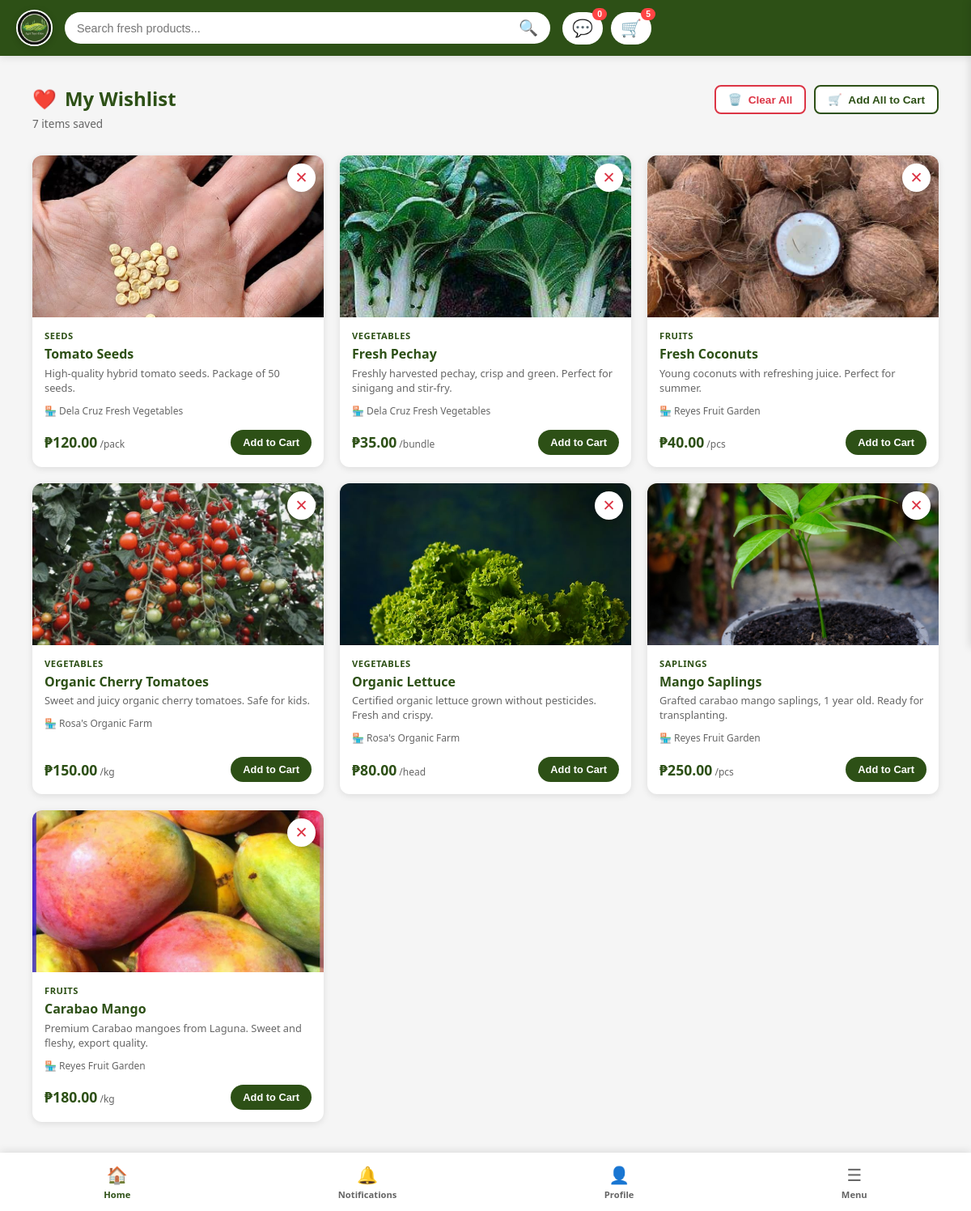
The page /public/marketplace/wishlist (signed in) on the database its author committed.
### tables this page shows
CREATE TABLE `wishlist` (
  `wishlistID` int(11) NOT NULL,
  `buyerID` int(11) NOT NULL,
  `productID` int(11) NOT NULL,
  `added_at` timestamp NOT NULL DEFAULT current_timestamp()
);

CREATE TABLE `product_images` (
  `imageID` int(11) NOT NULL,
  `productID` int(11) NOT NULL,
  `image_path` varchar(500) NOT NULL,
  `is_main` tinyint(1) DEFAULT 0,
  `image_order` tinyint(1) DEFAULT 1,
  `file_size_kb` int(11) DEFAULT NULL,
  `uploaded_at` timestamp NOT NULL DEFAULT current_timestamp()
);

CREATE TABLE `categories` (
  `categoryID` int(11) NOT NULL,
  `category` varchar(100) NOT NULL,
  `image_url` varchar(500) DEFAULT NULL
);

CREATE TABLE `products` (
  `productID` int(11) NOT NULL,
  `shopID` int(11) DEFAULT NULL,
  `sellerID` int(11) NOT NULL,
  `categoryID` int(11) NOT NULL,
  `product_name` varchar(100) NOT NULL,
  `description` text DEFAULT NULL,
  `price` decimal(10,2) NOT NULL,
  `stock_quantity` int(11) NOT NULL DEFAULT 0,
  `reserved_quantity` int(11) DEFAULT 0,
  `low_stock_threshold` int(11) DEFAULT 5,
  `unit` varchar(50) DEFAULT NULL,
  `is_available` tinyint(1) DEFAULT 1,
  `created_at` timestamp NOT NULL DEFAULT current_timestamp(),
  `updated_at` timestamp NOT NULL DEFAULT current_timestamp() ON UPDATE current_timestamp()
);

CREATE TABLE `shops` (
  `shopID` int(11) NOT NULL,
  `sellerID` int(11) NOT NULL,
  `shop_name` varchar(255) NOT NULL,
  `shop_slug` varchar(255) NOT NULL,
  `shop_description` text DEFAULT NULL,
  `shop_logo` varchar(500) DEFAULT NULL,
  `shop_banner` varchar(500) DEFAULT NULL,
  `farm_location` text DEFAULT NULL,
  `business_hours` varchar(255) DEFAULT NULL,
  `contact_number` varchar(20) DEFAULT NULL,
  `rating` decimal(3,2) DEFAULT 0.00,
  `total_products` int(11) DEFAULT 0,
  `total_orders` int(11) DEFAULT 0,
  `total_reviews` int(11) DEFAULT 0,
  `balance` decimal(10,2) DEFAULT 0.00,
  `total_earned` decimal(10,2) DEFAULT 0.00,
  `total_withdrawn` decimal(10,2) DEFAULT 0.00,
  `atm_card_number` varchar(50) DEFAULT NULL,
  `atm_card_issued_at` timestamp NULL DEFAULT NULL,
  `is_verified` tinyint(1) DEFAULT 0,
  `is_active` tinyint(1) DEFAULT 1,
  `created_at` timestamp NOT NULL DEFAULT current_timestamp(),
  `updated_at` timestamp NOT NULL DEFAULT current_timestamp() ON UPDATE current_timestamp()
);

### app/views/profile/buyer/wishlists.php (the view, shortened to what this page needs)
<?php
$userId = $_SESSION['user_id'];
$db = new Database();
$conn = $db->connect();
$sql = "
    SELECT
        w.wishlistID,
        w.productID,
        w.added_at,
        p.product_name,
        p.description,
        p.price,
        p.unit,
        p.stock_quantity,
        p.reserved_quantity,
        p.is_available,
        p.shopID,
        c.category AS category_name,
        s.shop_name,
        s.shop_slug,
        pi.image_path AS primary_image
    FROM wishlist w
    INNER JOIN products p ON w.productID = p.productID
    INNER JOIN categories c ON p.categoryID = c.categoryID
    INNER JOIN shops s ON p.shopID = s.shopID
    LEFT JOIN product_images pi ON p.productID = pi.productID AND pi.image_order = 0
    WHERE w.buyerID = :buyerId
    ORDER BY w.added_at DESC
";
try {
    $stmt = $conn->prepare($sql);
    $stmt->bindParam(':buyerId', $userId, PDO::PARAM_INT);
    $stmt->execute();
    $wishlistItems = $stmt->fetchAll(PDO::FETCH_ASSOC);
} catch (PDOException $e) {
    error_log("Error fetching wishlist: " . $e->getMessage());
    $wishlistItems = [];
}
?>
<!DOCTYPE html>
<html lang="en">
<head>
    <link rel="stylesheet" href="<?php echo BASE_URL; ?>css/responsive.css">
    <link rel="stylesheet" href="<?php echo BASE_URL; ?>css/marketplace/marketplace.css">
    <link rel="stylesheet" href="<?php echo BASE_URL; ?>css/marketplace/wishlist.css">
</head>
<body>
    <?php include BASE_PATH . '/app/views/marketplace/topmarketnav.php'; ?>
    <main class="main-content">
        <div class="wishlist-container">
            <div class="wishlist-header">
                <div class="header-content">
                    <h1 class="page-title">
                        <span class="title-icon">❤️</span>
                        My Wishlist
                    </h1>
                    <p class="page-subtitle" id="wishlistSubtitle">
                        <?php echo count($wishlistItems); ?> item<?php echo count($wishlistItems) !== 1 ? 's' : ''; ?> saved
                    </p>
                </div>
                <?php if (count($wishlistItems) > 0): ?>
                    <div class="header-actions">
                        <button class="action-btn clear-all-btn" id="clearAllBtn">
                            <span>🗑️</span> Clear All
                        </button>
                        <button class="action-btn add-all-cart-btn" id="addAllCartBtn">
                            <span>🛒</span> Add All to Cart
                        </button>
                    </div>
                <?php endif; ?>
            </div>
            <?php if (count($wishlistItems) > 0): ?>
                <div class="wishlist-grid" id="wishlistGrid">
                    <?php foreach ($wishlistItems as $item):
                        $availableStock = max(0, $item['stock_quantity'] - ($item['reserved_quantity'] ?? 0));
                        $isAvailable = $item['is_available'] && $availableStock > 0;
                    ?>
                        <div class="wishlist-card"
                             data-wishlist-id="<?php echo (int)$item['wishlistID']; ?>"
                             data-product-id="<?php echo (int)$item['productID']; ?>">
                            <div class="wishlist-image">
                                <img src="<?php echo htmlspecialchars($item['primary_image'] ?: BASE_URL . 'images/default-product.jpg'); ?>"
                                     alt="<?php echo htmlspecialchars($item['product_name']); ?>"
                                     loading="lazy">
                                <button class="remove-btn"
                                        title="Remove from wishlist"
                                        aria-label="Remove from wishlist"
                                        data-action="remove">
                                    ✕
                                </button>
                            </div>
                            <div class="wishlist-info">
                                <div class="product-category">
                                    <?php echo htmlspecialchars($item['category_name']); ?>
                                </div>
                                <h3 class="wishlist-product-name">
                                    <?php echo htmlspecialchars($item['product_name']); ?>
                                </h3>
                                <p class="wishlist-description">
                                    <?php echo htmlspecialchars(substr($item['description'] ?? '', 0, 100)); ?>
                                </p>
                                <div class="wishlist-shop-info">
                                    🏪 <?php echo htmlspecialchars($item['shop_name']); ?>
                                </div>
                                <div class="wishlist-footer">
                                    <div class="price-section">
                                        <span class="wishlist-price">₱<?php echo number_format($item['price'], 2); ?></span>
                                        <span class="price-unit">/<?php echo htmlspecialchars($item['unit']); ?></span>
                                    </div>
                                    <?php if ($isAvailable): ?>
                                        <button class="wishlist-add-cart-btn"
                                                data-action="add-to-cart">
                                            Add to Cart
                                        </button>
                                    <?php else: ?>
                                        <button class="wishlist-add-cart-btn disabled" disabled>
                                            Unavailable
                                        </button>
                                    <?php endif; ?>
                                </div>
                            </div>
                        </div>
                    <?php endforeach; ?>
                </div>
            <?php endif; ?>
        </div>
    </main>
    <?php include BASE_PATH . '/app/views/marketplace/marketnav.php'; ?>
</body>
</html>

### public/css/marketplace/marketplace.css (style rules this page uses)
* { margin: 0; padding: 0; box-sizing: border-box; }
body { font-family: 'Segoe UI', Tahoma, Geneva, Verdana, sans-serif; background: #f5f5f5; }
.main-content { margin-top: 65px; margin-bottom: 70px; padding: 20px; }

### public/css/marketplace/wishlist.css (style rules this page uses)
.wishlist-container { max-width: 1400px; margin: 0 auto; padding: 20px; }
.wishlist-header { display: flex; justify-content: space-between; align-items: flex-start; margin-bottom: 30px; gap: 20px; }
.header-content { flex: 1; }
.page-title { font-size: 1.5rem; color: #2d5016; margin: 0 0 5px 0; display: flex; align-items: center; gap: 10px; font-weight: 700; }
.title-icon { font-size: 1.5rem; animation: heartbeat 1.5s ease-in-out infinite; }
.page-subtitle { color: #666; font-size: 0.85rem; margin: 0; }
.header-actions { display: flex; gap: 10px; flex-wrap: wrap; }
.action-btn { display: flex; align-items: center; gap: 8px; padding: 8px 15px; border: 2px solid #e0e0e0; background: white; border-radius: 8px; font-size: 0.85rem; font-weight: 600; cursor: pointer; transition: all 0.3s; white-space: nowrap; }
.clear-all-btn { color: #dc3545; border-color: #dc3545; }
.add-all-cart-btn { color: #2d5016; border-color: #2d5016; }
.wishlist-grid { display: grid; grid-template-columns: repeat(4, 1fr); gap: 20px; }
.wishlist-card { background: white; border-radius: 12px; overflow: hidden; box-shadow: 0 2px 8px rgba(0, 0, 0, 0.1); transition: all 0.3s; display: flex; flex-direction: column; position: relative; }
.wishlist-image { position: relative; width: 100%; height: 200px; overflow: hidden; background: #f5f5f5; }
.wishlist-image img { width: 100%; height: 100%; object-fit: cover; transition: transform 0.3s ease; }
.remove-btn { position: absolute; top: 10px; right: 10px; width: 35px; height: 35px; border-radius: 50%; background: white; border: none; font-size: 1.2rem; color: #dc3545; cursor: pointer; display: flex; align-items: center; justify-content: center; transition: all 0.3s; z-index: 10; box-shadow: 0 2px 8px rgba(0, 0, 0, 0.2); }
.wishlist-info { padding: 15px; display: flex; flex-direction: column; gap: 5px; flex: 1; }
.product-category { font-size: 0.7rem; color: #2d5016; font-weight: 600; text-transform: uppercase; letter-spacing: 0.5px; }
.wishlist-product-name { font-size: 1rem; font-weight: 600; color: #2d5016; margin: 0; line-height: 1.3; overflow: hidden; text-overflow: ellipsis; display: -webkit-box; -webkit-box-orient: vertical; }
.wishlist-description { font-size: 0.8rem; color: #666; line-height: 1.4; margin: 0; overflow: hidden; text-overflow: ellipsis; display: -webkit-box; -webkit-box-orient: vertical; }
.wishlist-shop-info { font-size: 0.75rem; color: #666; display: flex; align-items: center; gap: 5px; margin-top: 5px; font-weight: 500; }
.wishlist-footer { display: flex; justify-content: space-between; align-items: center; gap: 10px; margin-top: auto; padding-top: 10px; }
.price-section { display: flex; align-items: baseline; gap: 3px; }
.wishlist-price { font-size: 1.1rem; font-weight: 700; color: #2d5016; }
.price-unit { font-size: 0.75rem; color: #666; }
.wishlist-add-cart-btn { background: #2d5016; color: white; border: none; padding: 8px 15px; border-radius: 20px; font-size: 0.8rem; font-weight: 600; cursor: pointer; transition: all 0.3s; white-space: nowrap; }
@media (max-width: 1200px) { .wishlist-grid { grid-template-columns: repeat(3, 1fr); } }

### rows shown on the page
wishlist: product_images.image_path (picture), categories.category "SEEDS", productID.product_name "Tomato Seeds", productID.description "High-quality hybrid tomato seeds. Package of 50 seeds.", shops.shop_name "Dela Cruz Fresh Vegetables", productID.price "120.00", productID.unit "pack"
wishlist: product_images.image_path (picture), categories.category "VEGETABLES", productID.product_name "Fresh Pechay", productID.description "Freshly harvested pechay, crisp and green. Perfect for sinigang and stir-fry.", shops.shop_name "Dela Cruz Fresh Vegetables", productID.price "35.00", productID.unit "bundle"
wishlist: product_images.image_path (picture), categories.category "FRUITS", productID.product_name "Fresh Coconuts", productID.description "Young coconuts with refreshing juice. Perfect for summer.", shops.shop_name "Reyes Fruit Garden", productID.price "40.00", productID.unit "pcs"
wishlist: product_images.image_path (picture), categories.category "VEGETABLES", productID.product_name "Organic Cherry Tomatoes", productID.description "Sweet and juicy organic cherry tomatoes. Safe for kids.", shops.shop_name "Rosa's Organic Farm", productID.price "150.00", productID.unit "kg"
wishlist: product_images.image_path (picture), categories.category "VEGETABLES", productID.product_name "Organic Lettuce", productID.description "Certified organic lettuce grown without pesticides. Fresh and crispy.", shops.shop_name "Rosa's Organic Farm", productID.price "80.00", productID.unit "head"
wishlist: product_images.image_path (picture), categories.category "SAPLINGS", productID.product_name "Mango Saplings", productID.description "Grafted carabao mango saplings, 1 year old. Ready for transplanting.", shops.shop_name "Reyes Fruit Garden", productID.price "250.00", productID.unit "pcs"
wishlist: product_images.image_path (picture), categories.category "FRUITS", productID.product_name "Carabao Mango", productID.description "Premium Carabao mangoes from Laguna. Sweet and fleshy, export quality.", shops.shop_name "Reyes Fruit Garden", productID.price "180.00", productID.unit "kg"

### other values the page prints
$cartCount "5"
count($wishlistItems) "7"
